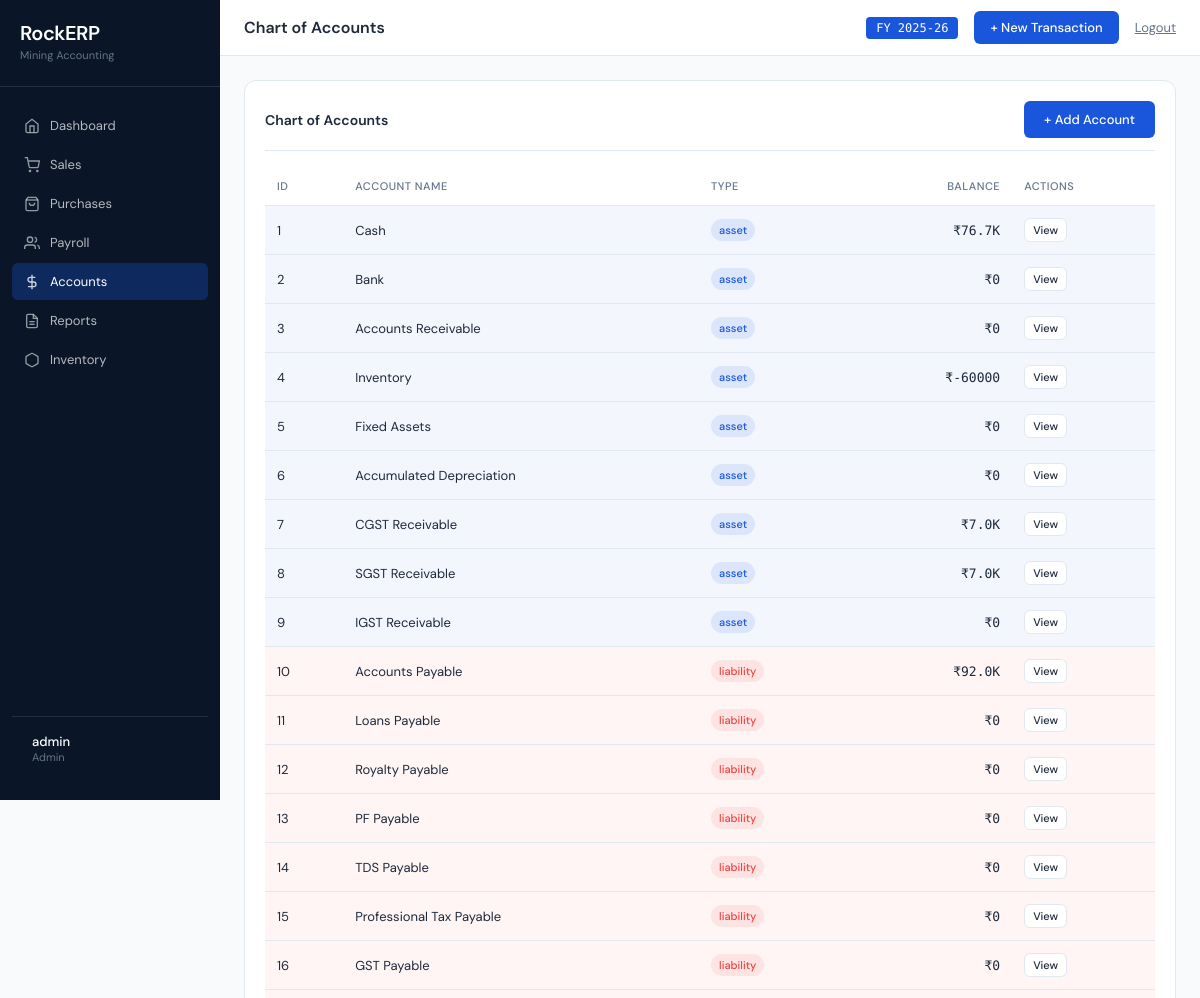
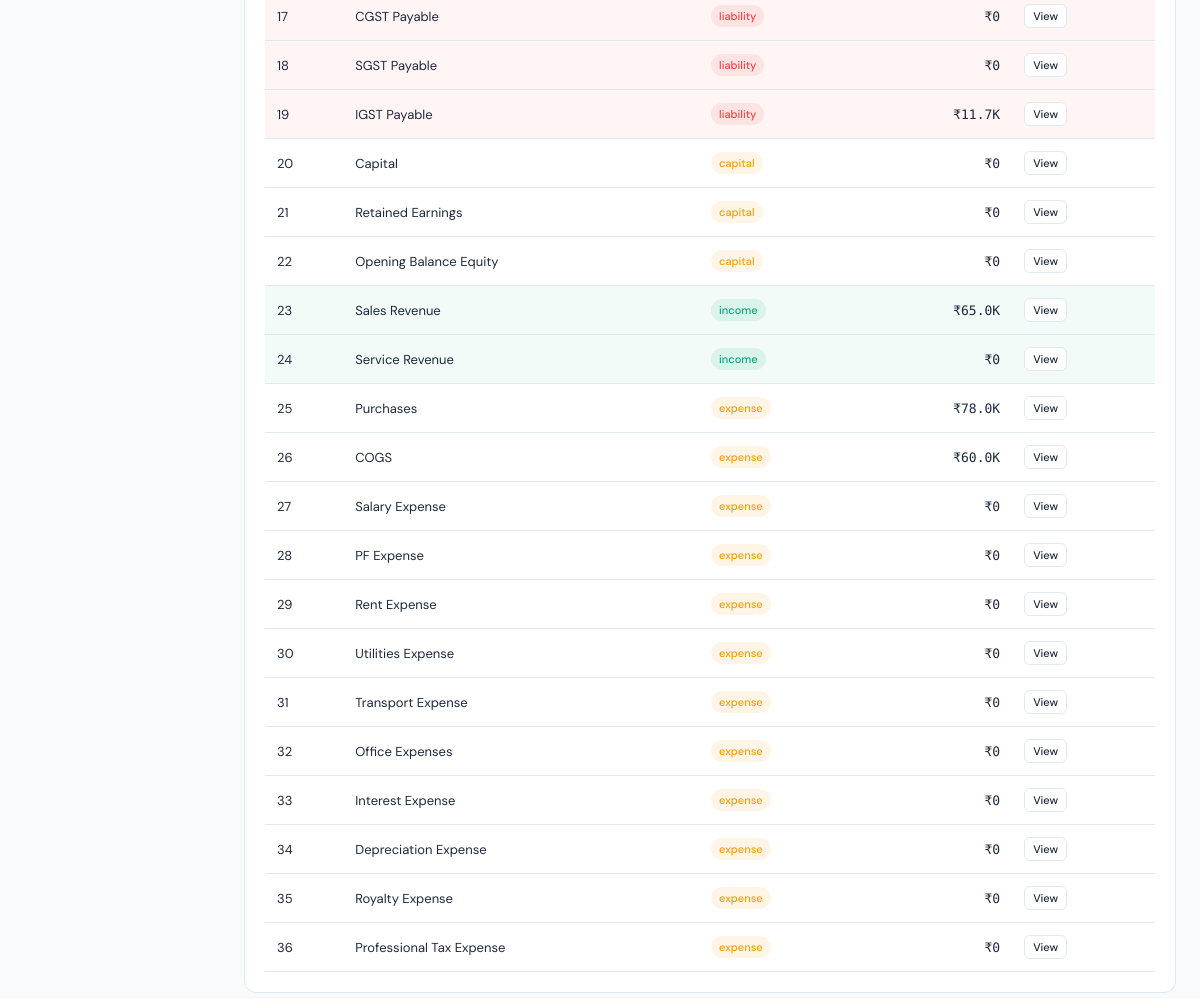
Page /accounts (signed in) on the committed database (2 pictures, top to bottom).
### models.py (models this page shows)
class Account(db.Model):
    id = db.Column(db.Integer, primary_key=True)
    name = db.Column(db.String(100), unique=True, nullable=False)
    account_type = db.Column(db.String(20), nullable=False)
    is_active = db.Column(db.Boolean, default=True)

### routes/accounts.py (the view)
@bp.route('/accounts')
@login_required
def index():
    accounts = Account.query.all()
    account_types = ['asset', 'liability', 'capital', 'income', 'expense']
    balances = {}
    for account in accounts:
        balances[account.id] = get_account_balance(account.id)
    return render_template('accounts.html', accounts=accounts, account_types=account_types, balances=balances)

### accounting_engine.py (called while the page is built)
def get_account_balance(account_id, as_of_date=None):
    query = Transaction.query.filter_by(account_id=account_id)
    if as_of_date:
        query = query.filter(Transaction.date <= as_of_date)
    total_debit = db.session.query(func.sum(Transaction.debit)).filter(
        Transaction.account_id == account_id
    ).filter(
        Transaction.date <= (as_of_date or datetime.now().date())
    ).scalar() or 0
    total_credit = db.session.query(func.sum(Transaction.credit)).filter(
        Transaction.account_id == account_id
    ).filter(
        Transaction.date <= (as_of_date or datetime.now().date())
    ).scalar() or 0
    account = db.session.get(Account, account_id)
    account_type = account.account_type if account else 'asset'
    if account_type in ['asset', 'expense']:
        return total_debit - total_credit
    else:
        return total_credit - total_debit

### app.py (called while the page is built)
def format_inr(value):
    if value is None:
        return '₹0'
    value = float(value)
    if value >= 10000000:
        return f'₹{value/10000000:.2f}Cr'
    elif value >= 100000:
        return f'₹{value/100000:.2f}L'
    elif value >= 1000:
        return f'₹{value/1000:.1f}K'
    else:
        return f'₹{value:.0f}'

### routes/auth_utils.py (called while the page is built)
def login_required(f):
    @wraps(f)
    def decorated_function(*args, **kwargs):
        if 'user_id' not in session:
            flash('Please log in to access this page', 'error')
            return redirect(url_for('auth.login'))
        user = db.session.get(User, session.get('user_id'))
        if user is None:
            session.clear()
            flash('Session expired. Please log in again.', 'error')
            return redirect(url_for('auth.login'))
        return f(*args, **kwargs)
    return decorated_function

### templates/accounts.html (shortened to what this page needs)
{% extends "base.html" %}
{% block page_title %}Chart of Accounts{% endblock %}
{% block content %}
<div class="card">
    <div class="card-header">
        <div class="card-title">Chart of Accounts</div>
        <a href="{{ url_for('accounts.add_account') }}" class="btn btn-primary">+ Add Account</a>
    </div>
    {% if accounts %}
    <table>
        <thead>
            <tr>
                <th>ID</th>
                <th>Account Name</th>
                <th>Type</th>
                <th style="text-align: right;">Balance</th>
                <th>Actions</th>
            </tr>
        </thead>
        <tbody>
            {% for account in accounts %}
            {% if account.account_type == 'asset' %}
            <tr style="background: rgba(26,86,219,0.05);">
                <td>{{ account.id }}</td>
                <td>{{ account.name }}</td>
                <td><span class="badge" style="background: rgba(26,86,219,0.1); color: var(--blue);">{{ account.account_type }}</span></td>
                <td class="amount">{{ balances.get(account.id, 0)|format_inr }}</td>
                <td><a href="{{ url_for('accounts.ledger', account_id=account.id) }}" class="btn btn-secondary" style="padding: 4px 8px; font-size: 11px;">View</a></td>
            </tr>
            {% elif account.account_type == 'liability' %}
            <tr style="background: rgba(239,68,68,0.05);">
                <td>{{ account.id }}</td>
                <td>{{ account.name }}</td>
                <td><span class="badge s-overdue">{{ account.account_type }}</span></td>
                <td class="amount">{{ balances.get(account.id, 0)|format_inr }}</td>
                <td><a href="{{ url_for('accounts.ledger', account_id=account.id) }}" class="btn btn-secondary" style="padding: 4px 8px; font-size: 11px;">View</a></td>
            </tr>
            {% elif account.account_type == 'income' %}
            <tr style="background: rgba(12,166,120,0.05);">
                <td>{{ account.id }}</td>
                <td>{{ account.name }}</td>
                <td><span class="badge paid">{{ account.account_type }}</span></td>
                <td class="amount">{{ balances.get(account.id, 0)|format_inr }}</td>
                <td><a href="{{ url_for('accounts.ledger', account_id=account.id) }}" class="btn btn-secondary" style="padding: 4px 8px; font-size: 11px;">View</a></td>
            </tr>
            {% else %}
            <tr>
                <td>{{ account.id }}</td>
                <td>{{ account.name }}</td>
                <td><span class="badge pending">{{ account.account_type }}</span></td>
                <td class="amount">{{ balances.get(account.id, 0)|format_inr }}</td>
                <td><a href="{{ url_for('accounts.ledger', account_id=account.id) }}" class="btn btn-secondary" style="padding: 4px 8px; font-size: 11px;">View</a></td>
            </tr>
            {% endif %}
            {% endfor %}
        </tbody>
    </table>
    {% endif %}
</div>
{% endblock %}

### templates/base.html (style rules this page uses)
:root { --blue: #1A56DB; --teal: #0CA678; --amber: #F59E0B; --red: #EF4444; --border: #E2E8F0; --surface: #F8FAFC; --sidebar-bg: #0A1628; --text-dark: #1E293B; --text-muted: #64748B; --white: #FFFFFF; }
* { margin: 0; padding: 0; box-sizing: border-box; }
body { font-family: 'DM Sans', sans-serif; background: var(--surface); color: var(--text-dark); display: flex; min-height: 100vh; }
.card { background: var(--white); border: 1px solid var(--border); border-radius: 12px; padding: 20px; margin-bottom: 20px; }
.card-header { display: flex; justify-content: space-between; align-items: center; margin-bottom: 16px; padding-bottom: 12px; border-bottom: 1px solid var(--border); }
.card-title { font-size: 14px; font-weight: 600; color: var(--text-dark); }
table { width: 100%; border-collapse: collapse; }
th { font-size: 11px; text-transform: uppercase; letter-spacing: 0.5px; color: var(--text-muted); font-weight: 500; text-align: left; padding: 12px; border-bottom: 1px solid var(--border); }
td { padding: 12px; border-bottom: 1px solid var(--border); font-size: 13px; }
.amount { font-family: 'DM Mono', monospace; text-align: right; }
.badge { display: inline-block; padding: 4px 8px; border-radius: 12px; font-size: 11px; font-weight: 500; }
.badge.paid, .badge.s-paid { background: rgba(12,166,120,0.1); color: var(--teal); }
.badge.pending, .badge.s-pending { background: rgba(245,158,11,0.1); color: var(--amber); }
.badge.overdue, .badge.s-overdue { background: rgba(239,68,68,0.1); color: var(--red); }
.btn { display: inline-block; padding: 10px 20px; border-radius: 6px; font-size: 13px; font-weight: 500; text-decoration: none; cursor: pointer; border: none; transition: all 0.2s; }
.btn-primary { background: var(--blue); color: var(--white); }
.btn-secondary { background: var(--white); border: 1px solid var(--border); color: var(--text-dark); }

### rows in the picture
Account: id "1", name "Cash", account_type "asset", get "₹76.7K"
Account: id "2", name "Bank", account_type "asset", get "₹0"
Account: id "3", name "Accounts Receivable", account_type "asset", get "₹0"
Account: id "4", name "Inventory", account_type "asset", get "₹-60000"
Account: id "5", name "Fixed Assets", account_type "asset", get "₹0"
Account: id "6", name "Accumulated Depreciation", account_type "asset", get "₹0"
Account: id "7", name "CGST Receivable", account_type "asset", get "₹7.0K"
Account: id "8", name "SGST Receivable", account_type "asset", get "₹7.0K"
Account: id "9", name "IGST Receivable", account_type "asset", get "₹0"
Account: id "10", name "Accounts Payable", account_type "liability", get "₹92.0K"
Account: id "11", name "Loans Payable", account_type "liability", get "₹0"
Account: id "12", name "Royalty Payable", account_type "liability", get "₹0"
Account: id "13", name "PF Payable", account_type "liability", get "₹0"
Account: id "14", name "TDS Payable", account_type "liability", get "₹0"
Account: id "15", name "Professional Tax Payable", account_type "liability", get "₹0"
Account: id "16", name "GST Payable", account_type "liability", get "₹0"
Account: id "17", name "CGST Payable", account_type "liability", get "₹0"
Account: id "18", name "SGST Payable", account_type "liability", get "₹0"
Account: id "19", name "IGST Payable", account_type "liability", get "₹11.7K"
Account: id "20", name "Capital", account_type "capital", get "₹0"
Account: id "21", name "Retained Earnings", account_type "capital", get "₹0"
Account: id "22", name "Opening Balance Equity", account_type "capital", get "₹0"
Account: id "23", name "Sales Revenue", account_type "income", get "₹65.0K"
Account: id "24", name "Service Revenue", account_type "income", get "₹0"
Account: id "25", name "Purchases", account_type "expense", get "₹78.0K"
Account: id "26", name "COGS", account_type "expense", get "₹60.0K"
Account: id "27", name "Salary Expense", account_type "expense", get "₹0"
Account: id "28", name "PF Expense", account_type "expense", get "₹0"
Account: id "29", name "Rent Expense", account_type "expense", get "₹0"
Account: id "30", name "Utilities Expense", account_type "expense", get "₹0"
Account: id "31", name "Transport Expense", account_type "expense", get "₹0"
Account: id "32", name "Office Expenses", account_type "expense", get "₹0"
Account: id "33", name "Interest Expense", account_type "expense", get "₹0"
Account: id "34", name "Depreciation Expense", account_type "expense", get "₹0"
Account: id "35", name "Royalty Expense", account_type "expense", get "₹0"
Account: id "36", name "Professional Tax Expense", account_type "expense", get "₹0"

### other values in the picture
{{ session.username }} "admin"
{{ session.role }} "Admin"
